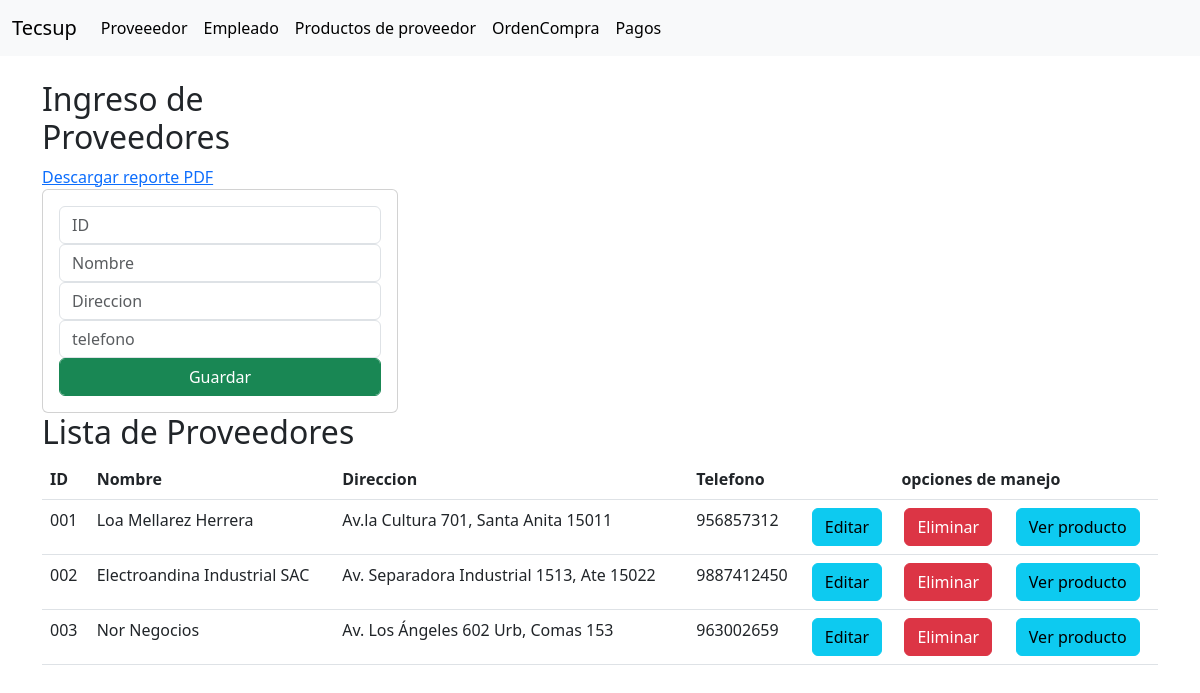
Screenshot of /proveedores/ with the database file from the repository.
### compra/models.py (models this page shows, shortened)
class Proveedor(models.Model):
    id=models.CharField(primary_key=True, max_length=6)
    nombre = models.CharField(max_length=50)
    direccion =models.CharField(max_length=50)
    telefono = models.PositiveIntegerField()

### compra/views.py (the view)
# urls.py: path('proveedores/', views.homeproveedor, name='proveedores'),
def homeproveedor(request):
    proveedoresListado = Proveedor.objects.all()
    return render(request,"GestionProveedor.html",{"proveedores":proveedoresListado})

### compra/templates/GestionProveedor.html (shortened to what this page needs)
{% extends './base.html' %}
{% block body %}
<div class="row">
    <div class="col-sm-12 col-md-6 col-lg-4 col-xl-4">
        <h2>Ingreso de Proveedores</h2>
        <a href="{% url 'reporte_pdf' %}">Descargar reporte PDF</a>
        <div class="card">
            <div class="card-body">
                <form action="/registrarproveedor" method="POST">
                    <div class="form-group">
                        <input type="text" name="txtid" placeholder="ID" class="form-control">
                    </div>
                    <div class="form-group">
                        <input type="text" name="txtnombre" placeholder="Nombre" class="form-control">
                    </div>
                    <div class="form-group">
                        <input type="text" name="txtdireccion" placeholder="Direccion" class="form-control">
                    </div>
                    <div class="form-group">
                        <input type="text" name="txttelefono" placeholder="telefono" class="form-control">
                    </div>
                    <button type="submit" class="btn btn-success form-control">Guardar</button>
                </form>
            </div>
        </div>
    </div>
</div>
<div class="row">
    <div class="col-12">
        <h2>Lista de Proveedores</h2>
        <table class="table" style="background-color: #4591B8;">
            <thead>
                <tr>
                    <th>ID</th>
                    <th>Nombre</th>
                    <th>Direccion</th>
                    <th>Telefono</th>
                    <th colspan="3" style="text-align:center">opciones de manejo</th>
                </tr>
            </thead>
            <tbody>
                {% for p in proveedores %}
                <tr>
                    <td>{{ p.id }}</td>
                    <td>{{ p.nombre }}</td>
                    <td>{{ p.direccion }}</td>
                    <td>{{ p.telefono }}</td>
                    <td><a href="edicionproveedor/{{p.id}}" class="btn btn-info">Editar</a></td>
                    <td><a href="eliminarproveedor/{{p.id}}" class="btn btn-danger">Eliminar</a></td>
                    <td><a href="verproducto/{{p.id}}" class="btn btn-info">Ver producto</a></td>
                </tr>
                {% endfor %}
            </tbody>
        </table>
    </div>
</div>
{% endblock %}

### rows the page displays
Proveedor: id "001", nombre "Loa Mellarez Herrera", direccion "Av.la Cultura 701, Santa Anita 15011", telefono "956857312"
Proveedor: id "002", nombre "Electroandina Industrial SAC", direccion "Av. Separadora Industrial 1513, Ate 15022", telefono "9887412450"
Proveedor: id "003", nombre "Nor Negocios", direccion "Av. Los Ángeles 602 Urb, Comas 153", telefono "963002659"
